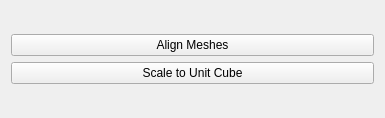
<?xml version="1.0" encoding="UTF-8"?>
<ui version="4.0">
 <class>AlignMeshesToolbox</class>
 <widget class="QWidget" name="AlignMeshesToolbox">
  <property name="geometry">
   <rect>
    <x>0</x>
    <y>0</y>
    <width>385</width>
    <height>118</height>
   </rect>
  </property>
  <property name="windowTitle">
   <string>Form</string>
  </property>
  <layout class="QVBoxLayout" name="verticalLayout_3">
   <item>
    <layout class="QGridLayout" name="gridLayout">
     <item row="0" column="0">
      <widget class="QPushButton" name="alignMeshesButton">
       <property name="text">
        <string>Align Meshes</string>
       </property>
      </widget>
     </item>
     <item row="1" column="0">
      <widget class="QPushButton" name="scaleToUnitCubeButton">
       <property name="text">
        <string>Scale to Unit Cube</string>
       </property>
      </widget>
     </item>
    </layout>
   </item>
  </layout>
 </widget>
 <resources/>
 <connections/>
</ui>
